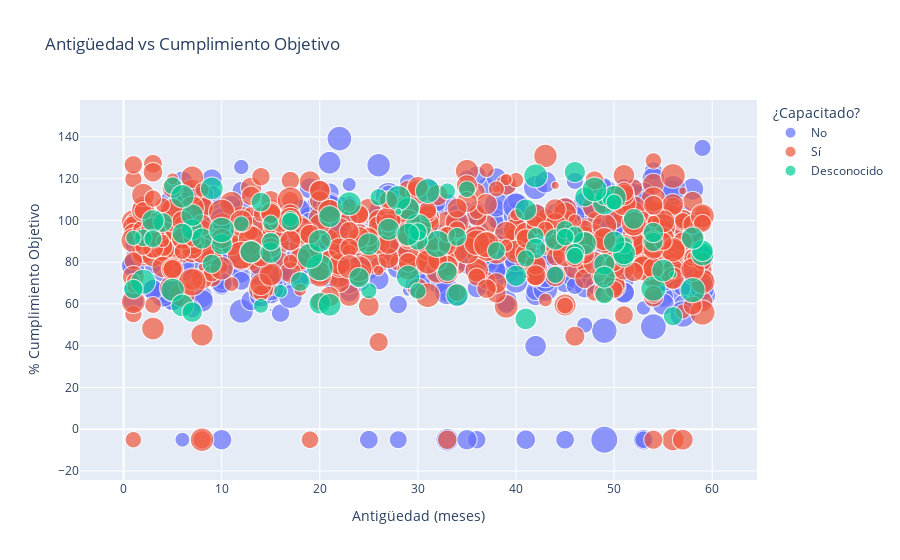

Write notebook code for a chart like this one.
### Code cell
# Filtrar valores negativos en 'Monto de Venta'
df_scatter = df[df['Monto de Venta'] >= 0].copy()

fig3 = px.scatter(df_scatter,
                  x='Antigüedad del Asesor (meses)',
                  y='% Cumplimiento Objetivo',
                  color='¿Capacitado?',
                  size='Monto de Venta',
                  hover_name='Asesor',
                  title='Antigüedad vs Cumplimiento Objetivo',
                  labels={
                      'Antigüedad del Asesor (meses)': 'Antigüedad (meses)',
                      '% Cumplimiento Objetivo': '% Cumplimiento Objetivo',
                      '¿Capacitado?': '¿Capacitado?'
                  },
                  size_max=30)
fig3.show()

### Figure 1 — Plotly figure (JSON) as saved in the notebook; plotly's stock layout.template omitted (floating-point values rounded to 4 significant figures; data arrays with more than 128 entries replaced by an {"elided": "..."} marker saying what was removed)
{"data": [{"hovertemplate": "<b>%{hovertext}</b><br><br>¿Capacitado?=No<br>Antigüedad (meses)=%{x}<br>% Cumplimiento Objetivo=%{y}<br>Monto de Venta=%{marker.size}<extra></extra>", "hovertext": {"elided": "534 str values"}, "legendgroup": "No", "marker": {"color": "#636efa", "size": {"elided": "534 float values"}, "sizemode": "area", "sizeref": 36.09, "symbol": "circle"}, "mode": "markers", "name": "No", "showlegend": true, "type": "scattergl", "x": {"elided": "534 int values"}, "xaxis": "x", "y": {"elided": "534 float values"}, "yaxis": "y"}, {"hovertemplate": "<b>%{hovertext}</b><br><br>¿Capacitado?=Sí<br>Antigüedad (meses)=%{x}<br>% Cumplimiento Objetivo=%{y}<br>Monto de Venta=%{marker.size}<extra></extra>", "hovertext": {"elided": "540 str values"}, "legendgroup": "Sí", "marker": {"color": "#EF553B", "size": {"elided": "540 float values"}, "sizemode": "area", "sizeref": 36.09, "symbol": "circle"}, "mode": "markers", "name": "Sí", "showlegend": true, "type": "scattergl", "x": {"elided": "540 int values"}, "xaxis": "x", "y": {"elided": "540 float values"}, "yaxis": "y"}, {"hovertemplate": "<b>%{hovertext}</b><br><br>¿Capacitado?=Desconocido<br>Antigüedad (meses)=%{x}<br>% Cumplimiento Objetivo=%{y}<br>Monto de Venta=%{marker.size}<extra></extra>", "hovertext": ["A19", "A7", "A23", "A23", "A15", "A46", "A32", "A14", "A33", "A12", "A35", "A8", "A27", "A20", "A27", "A42", "A1", "A8", "A32", "A10", "A37", "A4", "A34", "A34", "A24", "A15", "A24", "A42", "A30", "A43", "A38", "A10", "A8", "A20", "A29", "A4", "A7", "A7", "A35", "A39", "A14", "A15", "A12", "A40", "A46", "A5", "A16", "A2", "A24", "A24", "A39", "A20", "A12", "A31", "A13", "A27", "A28", "A15", "A5", "A2", "A27", "A20", "A25", "A37", "A2", "A4", "A25", "A16", "A23", "A16", "A31", "A23", "A12", "A34", "A20", "A25", "A37", "A40", "A45", "A31", "A13", "A24", "A37", "A19", "A38", "A17", "A45", "A26", "A47", "A15", "A22", "A15", "A14", "A41", "A47", "A20", "A25", "A10", "A44", "A10"], "legendgroup": "Desconocido", "marker": {"color": "#00cc96", "size": [20310.0, 10700.0, 17780.0, 14750.0, 9489.0, 6911.0, 9492.0, 13600.0, 20140.0, 17990.0, 26090.0, 9919.0, 16040.0, 15920.0, 14980.0, 13460.0, 10040.0, 22400.0, 10700.0, 17220.0, 20570.0, 15920.0, 13410.0, 11960.0, 26280.0, 15430.0, 12760.0, 13900.0, 9815.0, 11360.0, 19010.0, 25550.0, 11860.0, 14540.0, 8520.0, 18790.0, 22300.0, 16750.0, 16490.0, 14330.0, 19890.0, 21360.0, 11600.0, 19280.0, 9540.0, 17050.0, 16740.0, 11700.0, 17240.0, 16110.0, 16830.0, 13210.0, 16750.0, 20320.0, 12920.0, 22530.0, 17830.0, 18700.0, 13980.0, 15020.0, 16170.0, 9640.0, 23040.0, 11980.0, 10900.0, 2313.0, 17930.0, 20040.0, 16030.0, 11460.0, 1866.0, 15210.0, 19140.0, 22800.0, 23140.0, 22590.0, 10640.0, 8909.0, 18270.0, 10830.0, 8838.0, 18390.0, 13770.0, 10900.0, 15100.0, 13910.0, 12510.0, 18630.0, 18390.0, 18950.0, 17100.0, 15400.0, 13800.0, 18200.0, 18690.0, 12310.0, 21750.0, 16690.0, 11300.0, 8179.0], "sizemode": "area", "sizeref": 36.09, "symbol": "circle"}, "mode": "markers", "name": "Desconocido", "showlegend": true, "type": "scattergl", "x": [49, 49, 13, 51, 17, 16, 25, 4, 29, 3, 32, 30, 10, 49, 24, 56, 35, 58, 26, 27, 23, 7, 9, 38, 30, 52, 49, 18, 33, 2, 59, 20, 3, 47, 1, 29, 31, 41, 59, 30, 5, 50, 5, 47, 50, 44, 41, 30, 21, 40, 15, 54, 20, 42, 34, 28, 7, 9, 14, 54, 8, 42, 2, 45, 46, 56, 34, 6, 46, 51, 28, 42, 51, 19, 10, 54, 44, 12, 25, 41, 15, 6, 46, 46, 7, 1, 15, 55, 21, 20, 49, 6, 33, 58, 29, 17, 48, 50, 45, 14], "xaxis": "x", "y": [108.3, 111.3, 84.92, 82.45, 100.8, 66.07, 66.31, 98.96, 72.95, 99.78, 88.72, 66.17, 88.57, 79.06, 72.61, 54.11, 114.9, 66.59, 111.1, 95.7, 108.0, 95.58, 79.19, 85.5, 96.65, 100.7, 64.56, 70.73, 114.0, 91.67, 83.77, 77.4, 91.16, 111.3, 91.61, 105.7, 114.0, 105.1, 85.45, 90.45, 66.7, 111.0, 116.5, 89.02, 108.7, 90.87, 52.82, 94.54, 101.8, 73.48, 84.56, 89.67, 60.28, 121.3, 92.12, 110.7, 102.5, 115.3, 108.8, 94.18, 91.32, 92.63, 70.58, 95.62, 93.17, 74.12, 64.27, 111.5, 123.1, 88.14, 104.1, 86.56, 84.3, 83.0, 95.4, 67.32, 73.9, 98.36, 88.67, 81.82, 98.84, 59.26, 84.27, 82.99, 56.05, 67.12, 89.85, 75.99, 59.54, 90.18, 72.84, 93.7, 75.46, 91.51, 93.29, 99.39, 114.8, 89.7, 92.01, 59.07], "yaxis": "y"}], "layout": {"legend": {"itemsizing": "constant", "title": {"text": "¿Capacitado?"}, "tracegroupgap": 0}, "title": {"text": "Antigüedad vs Cumplimiento Objetivo"}, "xaxis": {"anchor": "y", "domain": [0, 1], "title": {"text": "Antigüedad (meses)"}}, "yaxis": {"anchor": "x", "domain": [0, 1], "title": {"text": "% Cumplimiento Objetivo"}}}}
